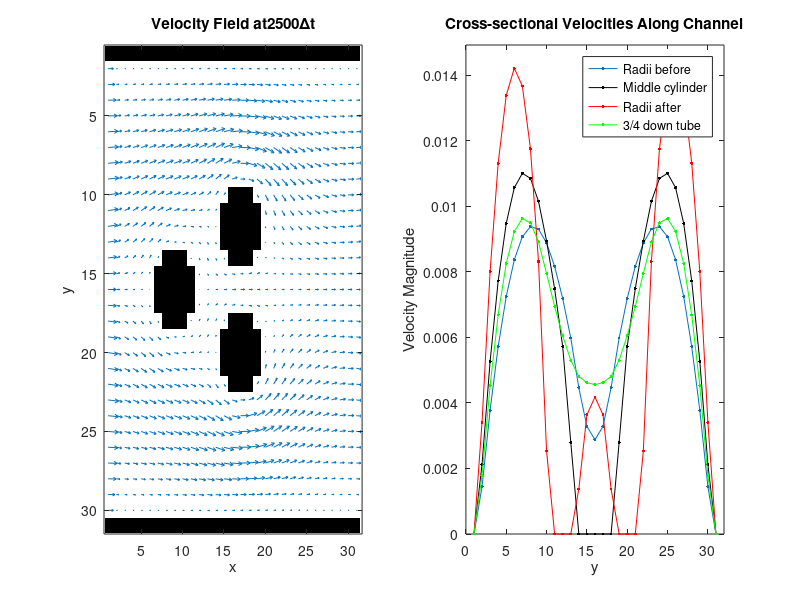
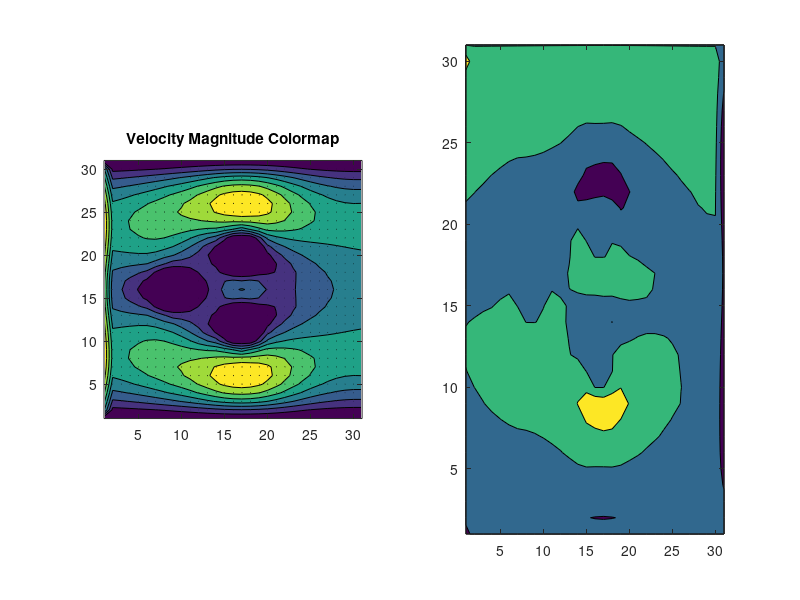

Write MATLAB code to recreate these figures, in order. (Note: this script raises an error after producing the figures.)
function lets_do_LBM()

% 2D LATTICE BOLTZMANN (LBM) SIMULATION 
% Author: Nicholas A. Battista
% Created: 11/4/2014
% Modified: 12/2/2014

%  D2Q9 Model:
%  c6  c2   c5  
%    \  |  /    
%  c3- c9 - c1  
%    /  |  \   
%  c7  c4   c8     

%f_i: the probability for site vec(x) to have a particle heading in
%     direction i, at time t. These called discretized probability
%     distribution functions and represent the central link to LBMs.

%LBM Idea: 
%         1. At each timestep the particle densities propogate in each direction (1-8). 
%         2. An equivalent "equilibrium' density is found
%         3. Densities relax towards that state, in proportion governed by
%            tau (parameter related to viscosity).


%Prints key ideas to screen
print_LBM_Info(); 


%
% Simulation Parameters
%
tau=1.4;                      %tau: relaxation parameter related to viscosity
density=0.01;                 %density to be used for initializing whole grid to value 1.0
w1=4/9; w2=1/9; w3=1/36;      %weights for finding equilibrium distribution
nx=31; ny=31;                 %number of grid cells
f=repmat(density/9,[nx ny 9]);%Copies density/9 into 9-matrices of size [nx,ny] -> ALLOCATION for all "DIRECTIONS"
f_EQ = f;                     %Initializes F-equilibrium Storage space
grid_size=nx*ny;              %Total number of grid cells
CI= 0:grid_size:7*grid_size;  %Indices to point to FIRST entry of the desired "z-stack" distribution grid      


%
% Chooses which problem to simulate
%
% Possible Choices: 'cylinder', 'channel', 'porous1', 'porous2'
%
choice = 'cylinder2';
percentPorosity = 0.25;  % Percent of Domain that's Porous (does not matter if not studying porous problem)
[BOUND deltaU endTime] = give_Me_Problem_Geometry(choice,nx,ny,percentPorosity); %BOUND: gives geometry, deltaU: gives incremental increase to inlet velocity
print_simulation_info(choice);


%Find Indices of NONZERO Elements, i.e., where "boundary points" IS
ON=find(BOUND); %matrix offset of each Occupied Node


%Offsets Indices for the Different Directions [i.e., levels of F_i=F(:,:,i) ] for known BOUNDARY pts.
TO_REFLECT=[ON+CI(1) ON+CI(2) ON+CI(3) ON+CI(4) ON+CI(5) ON+CI(6) ON+CI(7) ON+CI(8)];
REFLECTED= [ON+CI(3) ON+CI(4) ON+CI(1) ON+CI(2) ON+CI(7) ON+CI(8) ON+CI(5) ON+CI(6)];


%Initialization Parameters
avgU=1;                           %initialize avg. velocity to 1.0
prevAvgU=1;                       %initialize previous-avg. velocity to 1.0
ts=0;                             %initialize starting time to 0
numactivenodes=sum(sum(1-BOUND)); %Finds number of nodes that ARE NOT boundary pts.


%Begin time-stepping!
while ts < endTime
    
    % STREAMING STEP (progate in respective directions)
    f = please_Stream_Distribution(f,nx,ny);
    
    %Densities bouncing back at next timestep
    BOUNCEDBACK=f(TO_REFLECT); 
    
    %vec(rho) = SUM_i f_i -> SUMS EACH DISTRIBUTION MATRIX TOGETHER
    DENSITY=sum(f,3);  %Note: '3' denotes sum over third dimension
    
    %vec(u) = 1/vec(rho) SUM_i (f_i)(e_i) -> CREATES VELOCITY MATRICES
    UX=( sum(f(:,:,[1 5 8]),3)-sum(f(:,:,[3 6 7]),3) ) ./ DENSITY; 
    UY=( sum(f(:,:,[2 5 6]),3)-sum(f(:,:,[4 7 8]),3) ) ./ DENSITY;
    
    %Increase inlet velocity with each time step along left wall
    UX(1,1:ny)=UX(1,1:ny) + deltaU; 
    
    %Enforce BCs to Zero Velocity / Zero Density
    UX(ON)=0;      %Makes all Boundary Regions have zero x-velocity 
    UY(ON)=0;      %Makes all Boundary Regions have zero y-velocity
    DENSITY(ON)=0; %Makes DENSITY of Boundary Regions have zero value.
    
    %Square of Magnitude of Velocity Overall
    U_SQU = UX.^2 + UY.^2; 
    
    %Create "Diagonal" Velocity Quantities
    U_5 =  UX+UY; %Create velocity direction to Point 5
    U_6 = -UX+UY; %Create velocity direction to Point 6
    U_7 = -U_5;   %Create velocity direction to Point 7
    U_8 = -U_6;   %Create velocity direction to Point 8
    
    %Calculate the equilibrium distribution
    f_EQ = please_Give_Equilibrium_Distribution(w1,w2,w3,DENSITY,UX,UY,U_SQU,U_5,U_6,U_7,U_8,f_EQ);
    
    %Update the PDFs
    f = f - (1/tau)*(f-f_EQ);
    
    %BOUNCE BACK DENSITIES for next time-step
    f(REFLECTED)=BOUNCEDBACK;
    
    %Updates simulation parameters
    ts=ts+1;   %update time step
    
end

%Plots the "steady-state" velocities
plot_Steady_State(UX,UY,BOUND,nx,ny,ts,choice);



%%%%%%%%%%%%%%%%%%%%%%%%%%%%%%%%%%%%%%%%%%%%%%%%%%%%%%%%%%%%%%%%%%%%%%%%%%
%
% Function to choose what geometry to consider for the simulation
% Returns: Geometry / Increase to inlet velocity for each time-step / endTime
%
%%%%%%%%%%%%%%%%%%%%%%%%%%%%%%%%%%%%%%%%%%%%%%%%%%%%%%%%%%%%%%%%%%%%%%%%%%

function [BOUND deltaU endTime] = give_Me_Problem_Geometry(choice,nx,ny,percentPorosity)


if strcmp(choice,'cylinder1')

    %CHANNEL FLOW W/ CYLINDER
    a=repmat(-(nx-1)/2:(nx-1)/2,[ny,1]); 
    BOUND=( a.^2+(a+7)'.^2)<6;          %PUTS "1's" within region of Cylinder
    BOUND(1:nx,[1 ny])=1;               %Puts "1's" on Left/Right Boundaries
    deltaU = 0.01;                      %Incremental increase to inlet velocity
    endTime = 2500;
    
elseif strcmp(choice,'cylinder2')

    %CHANNEL FLOW W/ CYLINDER
    a=repmat(-(nx-1)/2:(nx-1)/2,[ny,1]); 
    B1=  ( ( (a).^2+(a+7)'.^2)<6 );          %PUTS "1's" within region of Cylinder1
    B2=  ( ( (a+4).^2+(a-1)'.^2)<6 );        %PUTS "1's" within region of Cylinder2
    B3=  ( ( (a-4).^2+(a-1)'.^2)<6 );        %PUTS "1's" within region of Cylinder1
    BOUND= double(B1)+double(B2)+double(B3); %PUTS together all cylinder geometry
    BOUND(1:nx,[1 ny])=1;                    %Puts "1's" on Left/Right Boundaries
    deltaU = 0.01;                           %Incremental increase to inlet velocity
    endTime = 2500;

elseif strcmp(choice,'channel')
    
    %CHANNEL GEOMETRY
    BOUND=zeros(nx,ny);
    BOUND(1:nx,[1 ny])=1;               %PUTS "1's" on LEFT/RIGHT Boundaries
    deltaU = 0.01;                      %Incremental increase to inlet velocity
    endTime = 2500;


elseif strcmp(choice,'porous1')
    
    %POROUS RANDOM DOMAIN
    BOUND=rand(nx,ny)<percentPorosity;   %PUTS "1's" inside domain randomly if RAND value above percent              
    BOUND(1:7,:) = 0; 
    BOUND(25:end,:)=0;
    BOUND(1:nx,[1 ny])=1;                %PUTS "1's" on LEFT/RIGHT Boundaries
    deltaU = 1e-7;                       %Incremental increase to inlet velocity
    endTime = 5000;
    
elseif strcmp(choice,'porous2')
    
    %POROUS RANDOM DOMAIN
    BOUND=rand(nx,ny)<percentPorosity;  %PUTS "1's" inside domain randomly if RAND value above percent              
    BOUND(1:3,:) = 0;                   %PUTS "0's" to make open channels through porous structure
    BOUND(7:9,:) = 0;                   %PUTS "0's" to make open channels through porous structure
    BOUND(13:15,:) = 0;                 %PUTS "0's" to make open channels through porous structure
    BOUND(19:21,:) = 0;                 %PUTS "0's" to make open channels through porous structure
    BOUND(25:27,:)=0;                   %PUTS "0's" to make open channels through porous structure
    BOUND(30:end,:) = 0;                %PUTS "0's" to make open channels through porous structure
    BOUND(1:nx,[1 ny])=1;               %PUTS "1's" on LEFT/RIGHT Boundaries
    deltaU = 1e-7;                      %Incremental increase to inlet velocity
    endTime = 5000;

end




%%%%%%%%%%%%%%%%%%%%%%%%%%%%%%%%%%%%%%%%%%%%%%%%%%%%%%%%%%%%%%%%%%%%%%%%%%
%
% Function to stream the distribution function, f.
%
%%%%%%%%%%%%%%%%%%%%%%%%%%%%%%%%%%%%%%%%%%%%%%%%%%%%%%%%%%%%%%%%%%%%%%%%%%

function f = please_Stream_Distribution(f,nx,ny)
    
f(:,:,1)=f([nx 1:nx-1],:,1);          %Stream Right

f(:,:,2)=f(:,[ny 1:ny-1],2);          %Stream Up

f(:,:,3)=f([2:nx 1],:,3);             %Stream Left

f(:,:,4)=f(:,[2:ny 1],4);             %Stream Down

f(:,:,5)=f([nx 1:nx-1],[ny 1:ny-1],5);%Stream Right-Up

f(:,:,6)=f([2:nx 1],[ny 1:ny-1],6);   %Stream Left-Up

f(:,:,7)=f([2:nx 1],[2:ny 1],7);      %Stream Left-Down    

f(:,:,8)=f([nx 1:nx-1],[2:ny 1],8);   %Stream Right-Down

%%%%%%%%%%%%%%%%%%%%%%%%%%%%%%%%%%%%%%%%%%%%%%%%%%%%%%%%%%%%%%%%%%%%%%%%%%
%
% Function to give the equilibrium distribution, f_EQ.
%
%%%%%%%%%%%%%%%%%%%%%%%%%%%%%%%%%%%%%%%%%%%%%%%%%%%%%%%%%%%%%%%%%%%%%%%%%%

function f_EQ = please_Give_Equilibrium_Distribution(w1,w2,w3,DENSITY,UX,UY,U_SQU,U_5,U_6,U_7,U_8,f_EQ)
     
    % Calculate equilibrium distribution: stationary pt in middle.
    f_EQ(:,:,9)= w1*DENSITY .* (1 - (3/2)*U_SQU );
    
   
    % NEAREST-neighbours (i.e., stencil pts directly right,left,top,bottom)
    % Equilibrium DFs can be obtained from the local Maxwell-Boltzmann SPDF 
    f_EQ(:,:,1)=w2*DENSITY .* (1 + 3*UX + (9/2)*(UX).^2 - (3/2)*U_SQU );
    f_EQ(:,:,2)=w2*DENSITY .* (1 + 3*UY + (9/2)*(UY).^2 - (3/2)*U_SQU );
    f_EQ(:,:,3)=w2*DENSITY .* (1 - 3*UX + (9/2)*(UX).^2 - (3/2)*U_SQU );
    f_EQ(:,:,4)=w2*DENSITY .* (1 - 3*UY + (9/2)*(UY).^2 - (3/2)*U_SQU );
    
    % NEXT-NEAREST neighbours (i.e., diagonal elements for stencil pts)
    % Equilibrium DFs can be obtained from the local Maxwell-Boltzmann SPDF 
    f_EQ(:,:,5)=w3*DENSITY .* (1 + 3*U_5 + (9/2)*(U_5).^2 - (3/2)*U_SQU );
    f_EQ(:,:,6)=w3*DENSITY .* (1 + 3*U_6 + (9/2)*(U_6).^2 - (3/2)*U_SQU );
    f_EQ(:,:,7)=w3*DENSITY .* (1 + 3*U_7 + (9/2)*(U_7).^2 - (3/2)*U_SQU );
    f_EQ(:,:,8)=w3*DENSITY .* (1 + 3*U_8 + (9/2)*(U_8).^2 - (3/2)*U_SQU );



%%%%%%%%%%%%%%%%%%%%%%%%%%%%%%%%%%%%%%%%%%%%%%%%%%%%%%%%%%%%%%%%%%%%%%%%%%%
%
% Function to PLOT the steady-state velocities, UX and UY, at time-step, ts.
%
%%%%%%%%%%%%%%%%%%%%%%%%%%%%%%%%%%%%%%%%%%%%%%%%%%%%%%%%%%%%%%%%%%%%%%%%%%%

function plot_Steady_State(UX,UY,BOUND,nx,ny,ts,choice)


%Set up grids
xGrid = 1:1:nx;
yGrid = 1:1:ny;

%Scale Factor for Velocity Vectors
scale = 5;

%Streamlines
yStart = 10:2:20;
xStart = 2*ones(size(yStart));
options = [0.01 10000];

%Compute magnitude of velocity
velMag = sqrt( UX.*UX + UY.*UY );

%Compute vorticity (approximate vorticity = dUy/dx - dYx/dy )
vorticity = (UY - UX)/2;
dUx_y = UX(1:nx-1,2:ny)-UX(1:nx-1,1:ny-1);
dUy_x = UY(2:nx,1:ny-1)-UY(1:nx-1,1:ny-1);
vorticity(1:nx-1,1:ny-1)=( dUy_x - dUx_y )/(2); 



if strcmp(choice,'channel')
    
    figure(1);
    subplot(1,2,1)
    colormap(gray(2));
    image(2-BOUND');hold on;
    quiver(xGrid,yGrid,UX(xGrid,:)',UY(yGrid,:)');
    title(['Velocity Field at',num2str(ts),'\Deltat']);
    xlabel('x');
    ylabel('y');
    
    xPts = [10 20 30];
    yVec = 1:ny;
    uMag1 = sqrt( UX(xPts(1),:).*UX(xPts(1),:) + UY(xPts(1),:).*UY(xPts(1),:)  );
    uMag2 = sqrt( UX(xPts(2),:).*UX(xPts(2),:) + UY(xPts(2),:).*UY(xPts(2),:)  );
    uMag3 = sqrt( UX(xPts(3),:).*UX(xPts(3),:) + UY(xPts(3),:).*UY(xPts(3),:)  );
    mat(1,:) = uMag1;
    mat(2,:) = uMag2;
    mat(3,:) = uMag3;
    
    subplot(1,2,2)
    plot(yVec,uMag1,'.-','MarkerSize',7); hold on;
    plot(yVec,uMag2,'r.-','MarkerSize',7); hold on;
    plot(yVec,uMag3,'g.-','MarkerSize',7); hold on;
    xlabel('y');
    ylabel('Velocity Magnitude'); 
    title('Cross-sectional velocities along tube');
    legend('1/3 into tube','2/3 into tube','3/3 into tube');
    axis([0 32 0 1.05*max(max(mat))]);
    
elseif ( strcmp(choice,'cylinder1') || strcmp(choice,'cylinder2') )
    
    figure(1);
    subplot(1,2,1)
    colormap(gray(2));
    image(2-BOUND');hold on;
    quiver(xGrid,yGrid,UX(xGrid,:)',UY(yGrid,:)');
    title(['Velocity Field at',num2str(ts),'\Deltat']);
    xlabel('x');
    ylabel('y');
    
    xPts = [4 9 15 25];
    yVec = 1:ny;
    uMag1 = sqrt( UX(xPts(1),:).*UX(xPts(1),:) + UY(xPts(1),:).*UY(xPts(1),:)  );
    uMag2 = sqrt( UX(xPts(2),:).*UX(xPts(2),:) + UY(xPts(2),:).*UY(xPts(2),:)  );
    uMag3 = sqrt( UX(xPts(3),:).*UX(xPts(3),:) + UY(xPts(3),:).*UY(xPts(3),:)  );
    uMag4 = sqrt( UX(xPts(4),:).*UX(xPts(4),:) + UY(xPts(4),:).*UY(xPts(4),:)  );
    mat(1,:) = uMag1;
    mat(2,:) = uMag2;
    mat(3,:) = uMag3;
    mat(4,:) = uMag4;
    
    subplot(1,2,2)
    plot(yVec,uMag1,'.-','MarkerSize',7); hold on;
    plot(yVec,uMag2,'k.-','MarkerSize',7); hold on;
    plot(yVec,uMag3,'r.-','MarkerSize',7); hold on;
    plot(yVec,uMag4,'g.-','MarkerSize',7); hold on;
    xlabel('y');
    ylabel('Velocity Magnitude'); 
    title('Cross-sectional Velocities Along Channel');
    legend('Radii before','Middle cylinder','Radii after','3/4 down tube');
    axis([0 32 0 1.05*max(max(mat))]);
       
elseif strcmp(choice,'porous1')
    
    figure(1);
    subplot(1,2,1);
    colormap(gray(2));
    uMag = sqrt( UX.*UX + UY.*UY );
    scaley = 5.5/max( max( uMag ));
    image(2-BOUND');hold on;
    quiver(xGrid(2:end),yGrid(1:end),scaley*UX(xGrid(2:end),:)',scaley*UY(yGrid(2:end),:)','AutoScale','off');
    title(['Velocity Field at',num2str(ts),'\Deltat']);
    xlabel('x');
    ylabel('y');
    axis([1 nx 1 ny]);
    
    xPts = [2 6 26 31];
    yVec = 1:ny;
    uMag1 = sqrt( UX(xPts(1),:).*UX(xPts(1),:) + UY(xPts(1),:).*UY(xPts(1),:)  );
    uMag2 = sqrt( UX(xPts(2),:).*UX(xPts(2),:) + UY(xPts(2),:).*UY(xPts(2),:)  );
    uMag3 = sqrt( UX(xPts(3),:).*UX(xPts(3),:) + UY(xPts(3),:).*UY(xPts(3),:)  );
    uMag4 = sqrt( UX(xPts(4),:).*UX(xPts(4),:) + UY(xPts(4),:).*UY(xPts(4),:)  );
    mat(1,:) = uMag1;
    mat(2,:) = uMag2;
    mat(3,:) = uMag3;
    mat(4,:) = uMag4;
    
    subplot(1,2,2)
    plot(yVec,uMag1,'.-','MarkerSize',7); hold on;
    plot(yVec,uMag2,'k.-','MarkerSize',7); hold on;
    plot(yVec,uMag3,'r.-','MarkerSize',7); hold on;
    plot(yVec,uMag4,'g.-','MarkerSize',7); hold on;
    xlabel('y');
    ylabel('Velocity Magnitude'); 
    title('Cross-sectional Velocities Along Channel');
    legend('Inflow','Right before','Right after','Outflow');
    axis([0 32 0 1.05*max(max(mat))]);
    
elseif strcmp(choice,'porous2')
    
    figure(1);
    subplot(1,2,1);
    colormap(gray(2));
    uMag = sqrt( UX.*UX + UY.*UY );
    scaley = 5.5/max( max( uMag ));
    image(2-BOUND');hold on;
    quiver(xGrid(2:end),yGrid(1:end),scaley*UX(xGrid(2:end),:)',scaley*UY(yGrid(2:end),:)','AutoScale','off');
    title(['Velocity Field at',num2str(ts),'\Deltat']);
    xlabel('x');
    ylabel('y');
    axis([1 nx 1 ny]);
    
    
    xPts = [8 14 20 26];
    yVec = 1:ny;
    uMag1 = sqrt( UX(xPts(1),:).*UX(xPts(1),:) + UY(xPts(1),:).*UY(xPts(1),:)  );
    uMag2 = sqrt( UX(xPts(2),:).*UX(xPts(2),:) + UY(xPts(2),:).*UY(xPts(2),:)  );
    uMag3 = sqrt( UX(xPts(3),:).*UX(xPts(3),:) + UY(xPts(3),:).*UY(xPts(3),:)  );
    uMag4 = sqrt( UX(xPts(4),:).*UX(xPts(4),:) + UY(xPts(4),:).*UY(xPts(4),:)  );
    mat(1,:) = uMag1;
    mat(2,:) = uMag2;
    mat(3,:) = uMag3;
    mat(4,:) = uMag4;
    
    subplot(1,2,2)
    plot(yVec,uMag1,'.-', 'MarkerSize',7); hold on;
    plot(yVec,uMag2,'k.-','MarkerSize',7); hold on;
    plot(yVec,uMag3,'r.-','MarkerSize',7); hold on;
    plot(yVec,uMag4,'g.-','MarkerSize',7); hold on;
    xlabel('y');
    ylabel('Velocity Magnitude'); 
    title('Cross-sectional Velocities Along Channel');
    legend('After 1st','After 2nd','After 3rd','After 4th');
    axis([0 32 0 1.05*max(max(mat))]);
   
end

figure(2)
subplot(1,2,1)
    hold off
    contourf(xGrid,yGrid,velMag',7);hold on;
    quiver(xGrid,yGrid,scale*UX(1:nx,:)',scale*UY(1:nx,:)','k','AutoScale','off');hold on;
    title('Velocity Magnitude Colormap');
    axis equal
    axis([1 nx 1 ny]);

subplot(1,2,2)
    hold off
    contourf(xGrid,yGrid,vorticity',3); hold on;
    h = streamline(xGrid,yGrid,scale*UX(1:nx,:)',scale*UY(1:nx,:)',xStart,yStart,options); hold on;
    set(h,'linewidth',1.25,'color','k');
    plot(xStart,yStart,'r.','MarkerSize',6); hold on;
    title('Vorticity Colormap and Streamlines');
    axis equal
    axis([1 nx 1 ny]);
    



%%%%%%%%%%%%%%%%%%%%%%%%%%%%%%%%%%%%%%%%%%%%%%%%%%%%%%%%%%%%%%%%%%%%%%%%%%%
%
% Function to print Lattice Boltzmann key ideas to screen.
%
%%%%%%%%%%%%%%%%%%%%%%%%%%%%%%%%%%%%%%%%%%%%%%%%%%%%%%%%%%%%%%%%%%%%%%%%%%%

function print_LBM_Info()

fprintf('\n\n 2D LATTICE BOLTZMANN (LBM) SIMULATION \n');
fprintf('Author: Nicholas A. Battista\n');
fprintf('Created: 11/4/2014\n');
fprintf('Modified: 12/2/2014\n\n');
fprintf('_____________________________________________________________________________\n\n');
fprintf('D2Q9 Model:\n\n');
fprintf('c6  c2   c5\n');
fprintf('  \\  |  /  \n');
fprintf('c3- c9 - c1\n');
fprintf('  /  |  \\  \n');
fprintf('c7  c4   c8\n\n');

fprintf('f_i: the probability for site vec(x) to have a particle heading in\n');
fprintf('direction i, at time t. These f_i''s are called discretized probability \n');
fprintf('distribution functions\n\n');

fprintf('LBM Idea: \n');
fprintf('1. At each timestep the particle densities propogate in each direction (1-8).\n');
fprintf('2. An equivalent "equilibrium" density is found\n');
fprintf('3. Densities relax towards that state, in proportion governed by tau\n');
fprintf('%s (parameter related to viscosity)\n\n','  ');
fprintf('_____________________________________________________________________________\n\n');


%%%%%%%%%%%%%%%%%%%%%%%%%%%%%%%%%%%%%%%%%%%%%%%%%%%%%%%%%%%%%%%%%%%%%%%%%%%
%
% Function to print specific simulation info to screen
%
%%%%%%%%%%%%%%%%%%%%%%%%%%%%%%%%%%%%%%%%%%%%%%%%%%%%%%%%%%%%%%%%%%%%%%%%%%%

function print_simulation_info(choice)

if strcmp(choice,'channel')
    
    fprintf('You are simulating CHANNEL FLOW\n');
    fprintf('Flow proceeds left to right through the channel\n');
    fprintf('You should see a parabolic flow profile develop\n\n\n');
    
elseif strcmp(choice,'cylinder1')
    
    fprintf('You are simulating flow around a cylinder\n');
    fprintf('Flow proceeds left to right through the channel containing a 2D cylinder\n');
    fprintf('You should see flow wrapping around the cylinder\n');
    fprintf('Try changing the tau (viscosity) to observe differing dynamics\n\n\n');
    
elseif strcmp(choice,'cylinder2')
    
    fprintf('You are simulating flow around a field of cylinders\n');
    fprintf('Flow proceeds left to right through the channel containing a 2D cylinder\n');
    fprintf('You should see flow wrapping around the cylinders\n');
    fprintf('Try changing the tau (viscosity) to observe differing dynamics\n');
    fprintf('Also try adding cylinders or changing their place in the "give_Me_Problem_Geometry" function\n\n\n');
    
elseif strcmp(choice,'porous1');
    
    fprintf('You are simulating porous media flow\n');
    fprintf('Flow proceeds left to right through the channel containing obstacles\n');
    fprintf('Try changing the porosity (percentPorosity) to observe differing dynamics\n');
    fprintf('NOTE: each simulation creates a RANDOM porous geometry\n\n\n');
    
elseif strcmp(choice,'porous2');
    
    fprintf('You are simulating flow through various porous layers\n');
    fprintf('Flow proceeds left to right through the channel containing obstacles\n');
    fprintf('Try changing the porosity (percentPorosity) to observe differing dynamics\n');
    fprintf('NOTE: each simulation creates a RANDOM porous geometry\n\n\n');

end